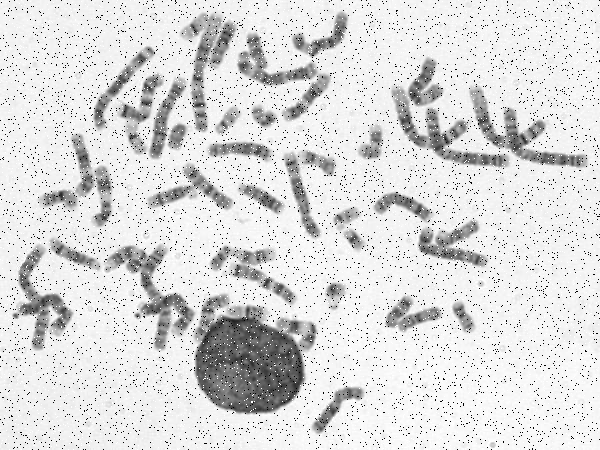
%> input picture TP1/chromosomes.tif, 600 x 450 px
$ octave sarah.m   (GNU Octave 9; MATLAB toolbox functions it lacks are replaced by stand-ins)
%> lines starting %> are read from the running program, lines starting %| are printed output that depends on the picture; in (x1, y1, x2, y2) boxes, pixels count from 0 and x2, y2 are one past the last pixel; in counts of white or black regions, pixels touching at a corner belong together; the program's own positions count from 1
%partir 1
I = imread("chromosomes.tif");
%> I is the input picture: size 450x600 uint8; min 0, max 255, mean 219.6

figure(1);
imshow(I);

% Get the size of the image
[n, m, L] = size(I);
%> n = 450; m = 600; L = 1

%on utilise un filtre median car ça réduit les bruits impulsionnel sans
%flouter
%effet poivre sel

filtre_median = medfilt2(I);


figure(2);
imshowpair(I,filtre_median, 'montage');
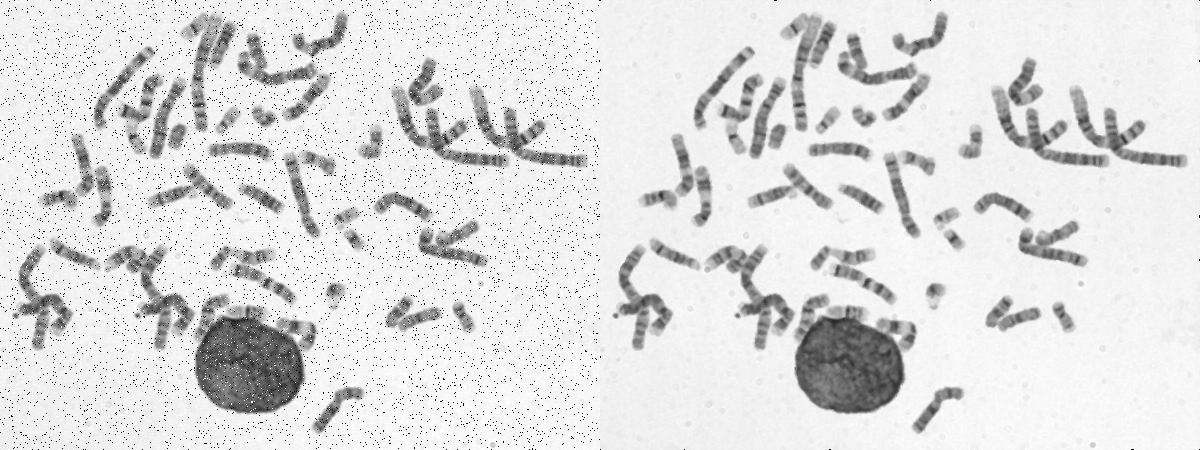
%> displayed picture: size 450x1200, on the screen's scale of 0 to 255; min 0, max 255, mean 222.1

%on afiiche l'histogramme pour trouver le seuil

figure(3);
imhist(I)
%> figure, not shown here; highest point at x = 243, y = 25207

%on choisit le seuil à l'aide de l'histogramme on fait des tests à la main
%pour faire le meilleur choix et voir qu'est-ce que je veux supprimer
s=233;
I_seg=double(filtre_median);

for i=1:n
    for j=1:m
        if I_seg(i,j)<=s
            I_seg(i,j)=1;
        else
            I_seg(i,j)=0;

        end

    end
end
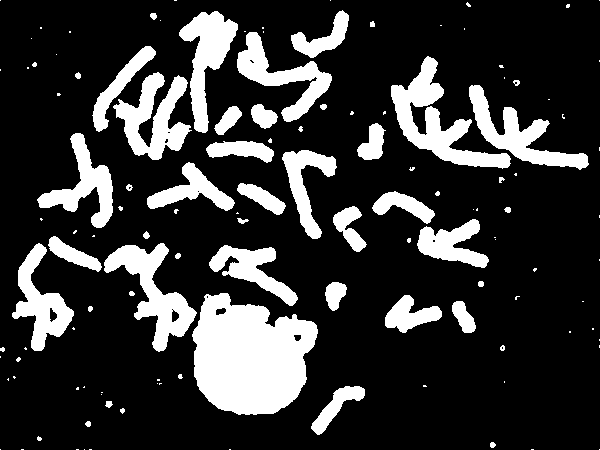
%> I_seg: size 450x600 double; values 0 (black) and 1 (white), 20.6% white; 125 white regions (78 under 20 px), largest, box (x1, y1, x2, y2) and area: (192, 293, 318, 415) 11094, (391, 56, 511, 169) 4224, (104, 243, 197, 352) 3552
%Ib = ((I<s==1);

figure(4);
imshow(I_seg);
title('image binaire');

% Amélioration
se = strel('disk', 2);
Ir = imerode(filtre_median, se);
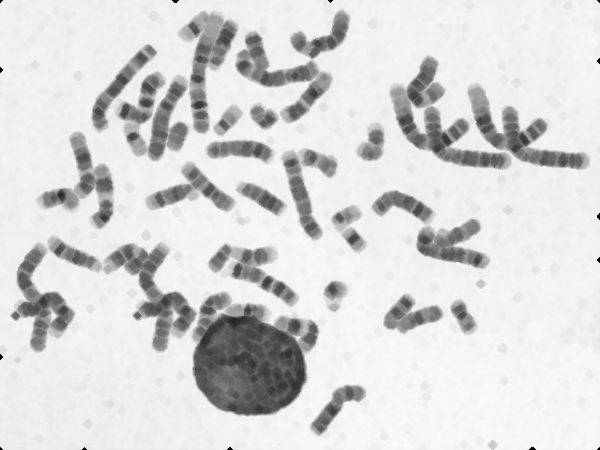
%> Ir: size 450x600 uint8; min 0, max 250, mean 215.9
figure(5);
imshow(I_seg);
title('image érodé');
Id = imdilate(Ir, se);

figure(6);
imshow(I_seg);
title('image dilaté');

I_diff=filtre_median-Ir;
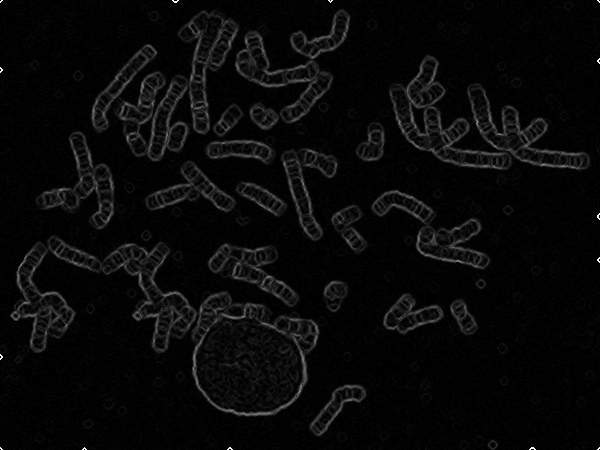
%> I_diff: size 450x600 uint8; min 0, max 249, mean 8.6

figure(7);
imshow(I_diff);
title('Image avec contours');

%etiquetage

[labels,nb]=bwlabeln(Id);
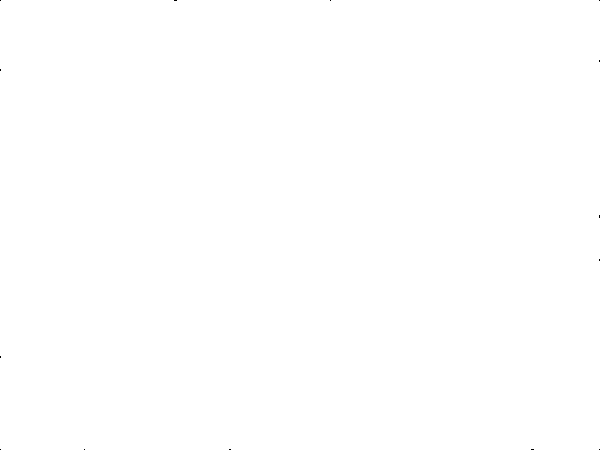
%> labels: size 450x600 double; values 0 (black) and 1 (white), 100% white; black in thin lines or dots
%> nb = 1
% c'est le nb de régions
nb
%> nb = 1

figure(8);
imagesc(labels);
title('image étiquetée');
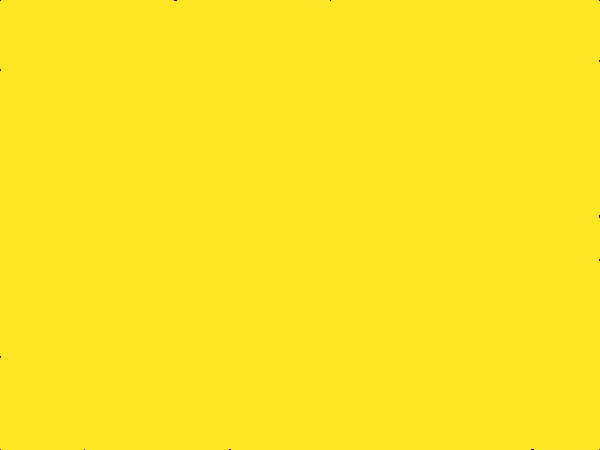
%> displayed picture: size 450x600x3, on the screen's scale of 0 to 255; mean R, G, B 253, 231, 37
%recuperer les proprietes des chacunes des régions

stats=regionprops(labels, 'Area','PixelIdxList');
%> stats = 1 region; Area: 269975
%BoundingBox nous donne le rectangle leplus petit qui englobe l'image
%h=ymax_ymin
%L=xmax-xmin
%ration=h/l
%tout ce qui est inférieur à 500 on le récupère
area_min=100;
area_max=4300;
for i=1:length(stats)
    if (stats(i).Area<= area_min || stats(i).Area>= area_max)
        area=stats(i).Area;
        labels (stats(i).PixelIdxList)=0;
        figure(9);
        imagesc(labels);
    end
end
%> this loop made 1 pass
%> area on pass 1: 269975
%> pass 1, `imagesc(labels);`:
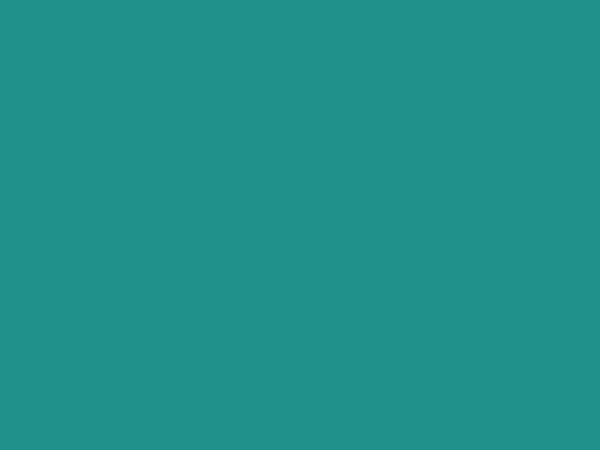
%> displayed picture: size 450x600x3, on the screen's scale of 0 to 255; mean R, G, B 33, 145, 140
%> after the loop: labels: size 450x600 double; every value is 0
